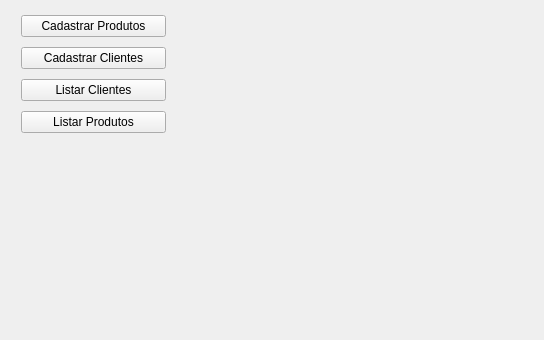
<?xml version="1.0" encoding="UTF-8"?>
<ui version="4.0">
 <class>Form</class>
 <widget class="QWidget" name="Form">
  <property name="geometry">
   <rect>
    <x>0</x>
    <y>0</y>
    <width>544</width>
    <height>340</height>
   </rect>
  </property>
  <property name="windowTitle">
   <string>MatCon - Sistema de Gerenciamento</string>
  </property>
  <widget class="QWidget" name="">
   <property name="geometry">
    <rect>
     <x>11</x>
     <y>11</y>
     <width>165</width>
     <height>128</height>
    </rect>
   </property>
   <layout class="QVBoxLayout" name="verticalLayout">
    <property name="leftMargin">
     <number>10</number>
    </property>
    <property name="rightMargin">
     <number>10</number>
    </property>
    <item>
     <widget class="QPushButton" name="b_cadProdutos">
      <property name="enabled">
       <bool>true</bool>
      </property>
      <property name="text">
       <string>Cadastrar Produtos</string>
      </property>
     </widget>
    </item>
    <item>
     <widget class="QPushButton" name="b_cadClientes">
      <property name="text">
       <string>Cadastrar Clientes</string>
      </property>
     </widget>
    </item>
    <item>
     <widget class="QPushButton" name="b_listarClientes">
      <property name="text">
       <string>Listar Clientes</string>
      </property>
     </widget>
    </item>
    <item>
     <widget class="QPushButton" name="b_listarProdutos">
      <property name="text">
       <string>Listar Produtos</string>
      </property>
     </widget>
    </item>
   </layout>
   <zorder>b_cadClientes</zorder>
  </widget>
 </widget>
 <resources/>
 <connections/>
</ui>
